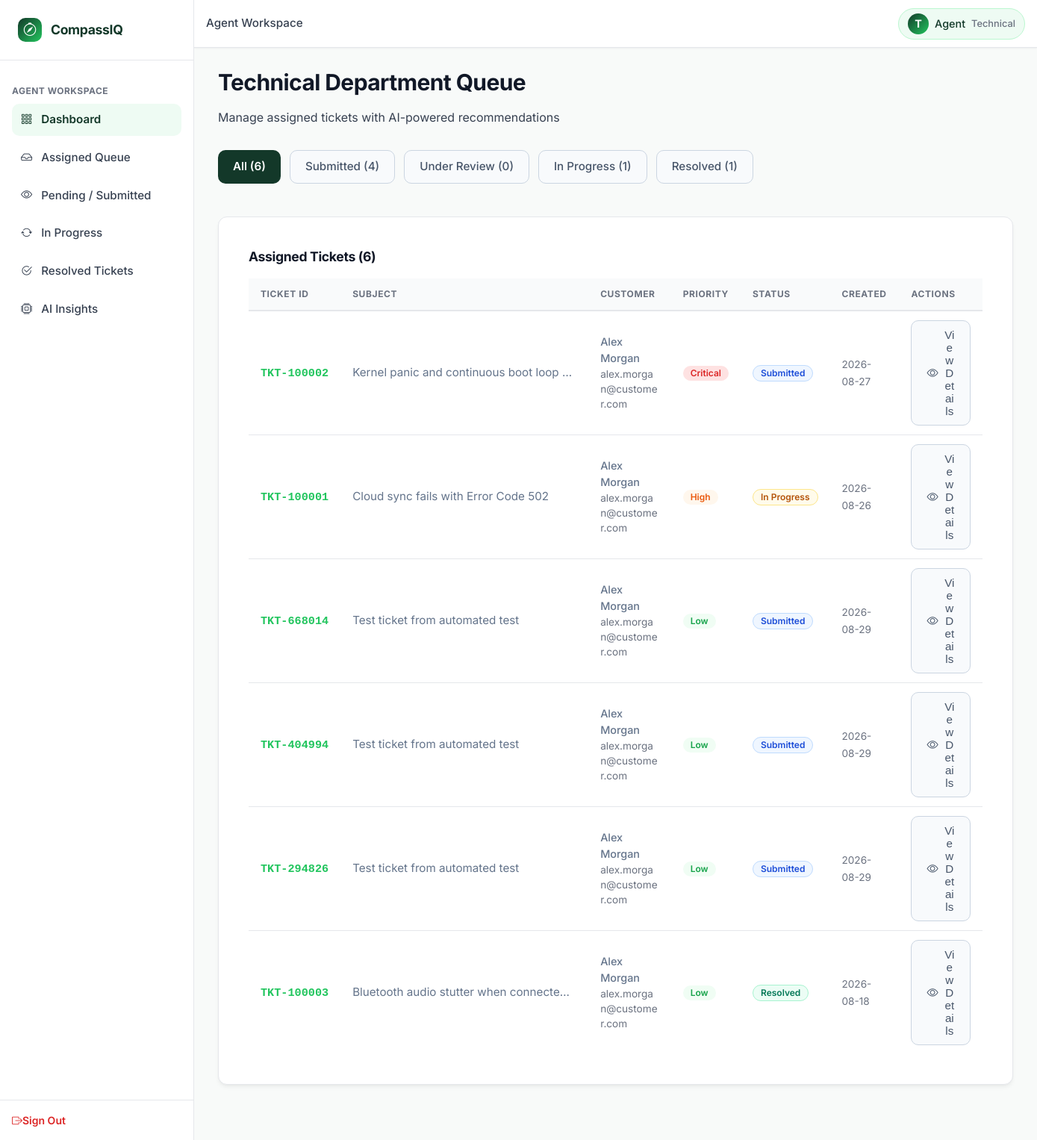
The app's page /agent/dashboard (signed in), older data.
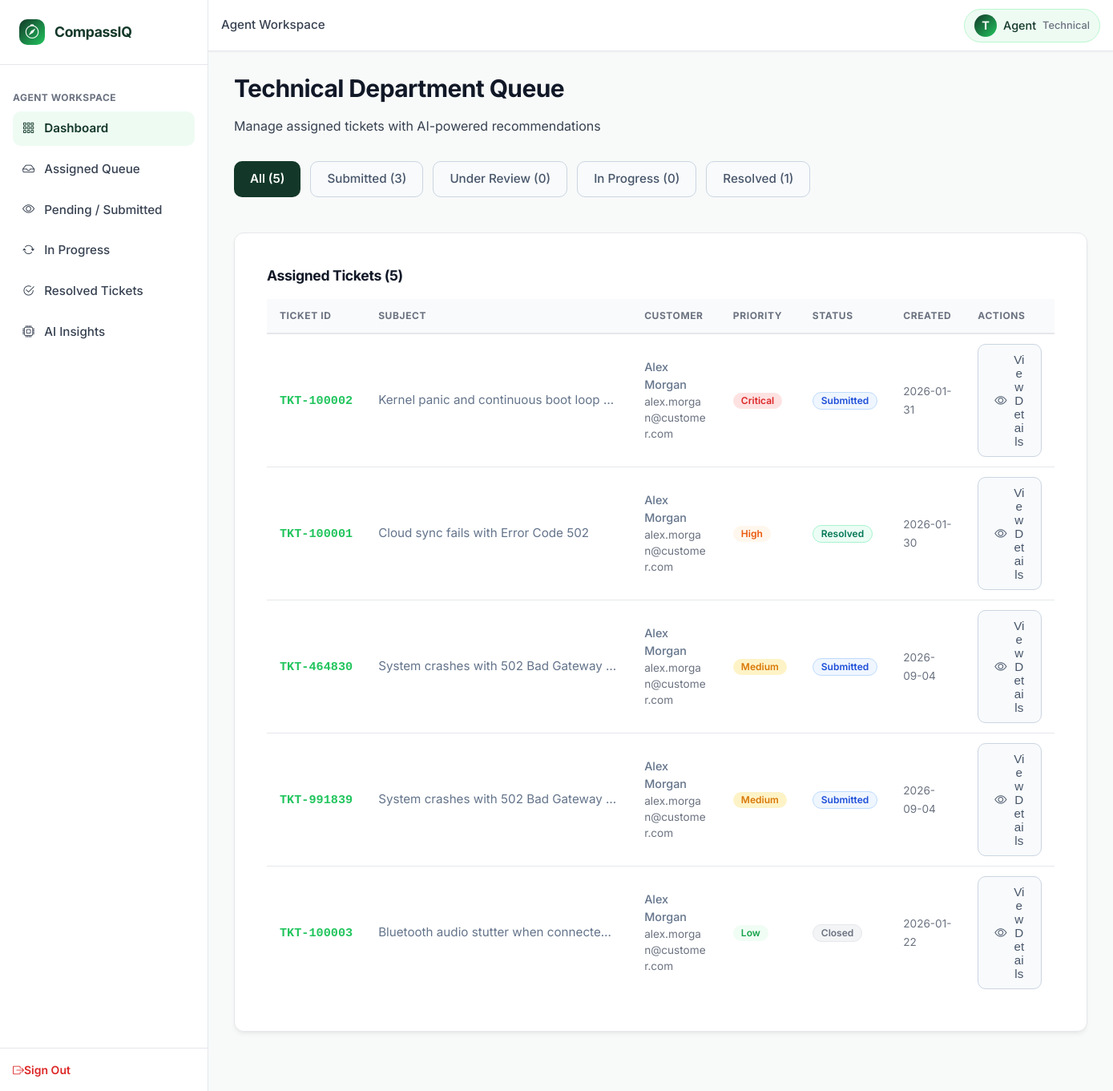
The same page, newer data.
### tables this page shows
CREATE TABLE users (
    user_id INTEGER PRIMARY KEY AUTOINCREMENT,
    full_name TEXT NOT NULL,
    email TEXT UNIQUE NOT NULL,
    password_hash TEXT NOT NULL,
    role TEXT NOT NULL DEFAULT 'customer' CHECK(role IN ('customer', 'agent', 'admin')),
    department TEXT DEFAULT 'None' CHECK(department IN ('Technical', 'Billing', 'Account', 'General Inquiry', 'None')),
    bill_no_product_id TEXT,
    account_status TEXT DEFAULT 'PENDING' CHECK(account_status IN ('PENDING', 'APPROVED', 'REJECTED', 'BANNED')),
    created_at DATETIME DEFAULT CURRENT_TIMESTAMP
);

CREATE TABLE tickets (
    ticket_id TEXT PRIMARY KEY,
    customer_id INTEGER NOT NULL,
    subject TEXT NOT NULL,
    description TEXT NOT NULL,
    predicted_category TEXT NOT NULL CHECK(predicted_category IN ('Technical', 'Billing', 'Account', 'General Inquiry', 'Fraud')),
    predicted_priority TEXT NOT NULL CHECK(predicted_priority IN ('Low', 'Medium', 'High', 'Critical')),
    assigned_department TEXT NOT NULL CHECK(assigned_department IN ('Technical', 'Billing', 'Account', 'General Inquiry', 'Admin_Fraud')),
    status TEXT DEFAULT 'Submitted' CHECK(status IN ('Submitted', 'Under Review', 'In Progress', 'Resolved', 'Closed')),
    assigned_agent_id INTEGER,
    resolution_notes TEXT,
    satisfaction_score INTEGER CHECK(satisfaction_score BETWEEN 1 AND 5),
    customer_feedback TEXT,
    created_at DATETIME DEFAULT CURRENT_TIMESTAMP,
    resolved_at DATETIME,
    CONSTRAINT fk_ticket_customer FOREIGN KEY (customer_id) REFERENCES users (user_id) ON DELETE CASCADE,
    CONSTRAINT fk_ticket_agent FOREIGN KEY (assigned_agent_id) REFERENCES users (user_id) ON DELETE SET NULL
);

### app.py (the view)
@app.route('/agent/dashboard')
@agent_required
def agent_dashboard():
    agent_dept = g.user['department']
    status_filter = request.args.get('status', 'all')
    sql = """
        SELECT t.*, u.full_name as customer_name, u.email as customer_email,
               a.full_name as agent_name
        FROM tickets t
        JOIN users u ON t.customer_id = u.user_id
        LEFT JOIN users a ON t.assigned_agent_id = a.user_id
        WHERE t.assigned_department = ?
    """
    params = [agent_dept]
    if status_filter != 'all':
        sql += " AND t.status = ?"
        params.append(status_filter)
    sql += " ORDER BY CASE t.predicted_priority WHEN 'Critical' THEN 1 WHEN 'High' THEN 2 WHEN 'Medium' THEN 3 WHEN 'Low' THEN 4 ELSE 5 END, t.created_at DESC"
    tickets = query_db(sql, tuple(params))
    counts = query_db(
        """SELECT
            COUNT(*) as total,
            SUM(status = 'Submitted') as count_submitted,
            SUM(status = 'Under Review') as count_under_review,
            SUM(status = 'In Progress') as count_in_progress,
            SUM(status = 'Resolved') as count_resolved
           FROM tickets
           WHERE assigned_department = ?""",
        (agent_dept,),
        one=True
    )
    return render_template(
        'department_dashboard.html',
        tickets=tickets,
        counts=counts or {},
        current_status=status_filter,
        department=agent_dept
    )

### templates/department_dashboard.html (shortened to what this page needs)
{% extends 'base.html' %}
{% block breadcrumb %}Agent Workspace{% endblock %}
{% block content %}
<div class="page-header">
    <h1 class="page-title">{{ department }} Department Queue</h1>
    <p class="page-subtitle">Manage assigned tickets with AI-powered recommendations</p>
</div>
<div class="queue-status-tabs" style="display: flex; gap: var(--spacing-md); margin-bottom: var(--spacing-2xl); overflow-x: auto; padding-bottom: var(--spacing-md);">
    <a href="{{ url_for('agent_dashboard', status='all') }}" class="btn {% if current_status == 'all' %}btn-primary{% else %}btn-secondary{% endif %}">
        All ({{ counts.total or 0 }})
    </a>
    <a href="{{ url_for('agent_dashboard', status='Submitted') }}" class="btn {% if current_status == 'Submitted' %}btn-primary{% else %}btn-secondary{% endif %}">
        Submitted ({{ counts.count_submitted or 0 }})
    </a>
    <a href="{{ url_for('agent_dashboard', status='Under Review') }}" class="btn {% if current_status == 'Under Review' %}btn-primary{% else %}btn-secondary{% endif %}">
        Under Review ({{ counts.count_under_review or 0 }})
    </a>
    <a href="{{ url_for('agent_dashboard', status='In Progress') }}" class="btn {% if current_status == 'In Progress' %}btn-primary{% else %}btn-secondary{% endif %}">
        In Progress ({{ counts.count_in_progress or 0 }})
    </a>
    <a href="{{ url_for('agent_dashboard', status='Resolved') }}" class="btn {% if current_status == 'Resolved' %}btn-primary{% else %}btn-secondary{% endif %}">
        Resolved ({{ counts.count_resolved or 0 }})
    </a>
</div>
<div id="department-ticket-table" class="card">
    <div style="padding: var(--spacing-lg);">
        <h3 style="margin: 0 0 var(--spacing-lg) 0; font-size: 1.1rem;">Assigned Tickets ({{ tickets|length }})</h3>
        {% if tickets|length == 0 %}
            <div style="padding: var(--spacing-3xl) var(--spacing-lg); text-align: center; color: var(--text-muted);">
                <i class="bi bi-inbox" style="font-size: 2rem; display: block; margin-bottom: var(--spacing-lg);"></i>
                <p>No tickets in this queue</p>
            </div>
        {% else %}
            <div class="table-responsive">
                <table class="enterprise-table">
                    <thead>
                        <tr>
                            <th>Ticket ID</th>
                            <th>Subject</th>
                            <th>Customer</th>
                            <th>Priority</th>
                            <th>Status</th>
                            <th>Created</th>
                            <th>Actions</th>
                        </tr>
                    </thead>
                    <tbody>
                        {% for ticket in tickets %}
                            <tr>
                                <td>
                                    <span class="no-wrap" style="font-family: 'Courier New', monospace; font-weight: var(--font-weight-bold); color: var(--accent-green);">{{ ticket.ticket_id }}</span>
                                </td>
                                <td>
                                    <div style="max-width: 300px; overflow: hidden; text-overflow: ellipsis; white-space: nowrap;">
                                        {{ ticket.subject }}
                                    </div>
                                </td>
                                <td>
                                    <div style="font-size: 0.9rem;">
                                        <div style="font-weight: 500;">{{ ticket.customer_name }}</div>
                                        <div style="color: var(--text-muted); font-size: 0.85rem;">{{ ticket.customer_email }}</div>
                                    </div>
                                </td>
                                <td>
                                    <span class="badge badge-priority-{{ ticket.predicted_priority }}">{{ ticket.predicted_priority }}</span>
                                </td>
                                <td>
                                    <span class="badge badge-status-{{ ticket.status|replace(' ', '') }}">{{ ticket.status }}</span>
                                </td>
                                <td>
                                    <span class="text-muted" style="font-size: 0.85rem;">{{ ticket.created_at[:10] if ticket.created_at else '' }}</span>
                                </td>
                                <td>
                                    <button type="button" class="btn btn-secondary btn-sm" onclick="openTicketModal('{{ ticket.ticket_id }}')">
                                        <i class="bi bi-eye"></i> View Details
                                    </button>
                                </td>
                            </tr>
                        {% endfor %}
                    </tbody>
                </table>
            </div>
        {% endif %}
    </div>
</div>
{% endblock %}

### templates/base.html (shortened to what this page needs)
<!DOCTYPE html>
<html lang="en">
<head>
    <link rel="stylesheet" href="https://cdn.jsdelivr.net/npm/bootstrap-icons@1.11.3/font/bootstrap-icons.min.css">
    <link rel="stylesheet" href="{{ url_for('static', filename='css/variables.css') }}">
    <link rel="stylesheet" href="{{ url_for('static', filename='css/components.css') }}">
    <link rel="stylesheet" href="{{ url_for('static', filename='css/style.css') }}">
</head>
<body>
    <div id="app">
        <aside class="sidebar" id="sidebar">
            <a href="{{ url_for('index') }}" class="sidebar-brand">
                <div class="sidebar-brand-icon">
                    <i class="bi bi-compass"></i>
                </div>
                <div class="sidebar-brand-text">CompassIQ</div>
            </a>
            <nav class="sidebar-nav">
                {% if g.user %}
                    {% if g.user.role == 'customer' %}
                        <div class="nav-section-title">Main</div>
                        <div class="nav-item">
                            <a href="{{ url_for('customer_dashboard') }}" class="nav-link {% if request.endpoint == 'customer_dashboard' %}active{% endif %}" data-nav-action="dashboard">
                                <i class="bi bi-grid-3x3-gap"></i>
                                <span>Dashboard</span>
                            </a>
                        </div>
                        <div class="nav-item">
                            <a href="{{ url_for('customer_dashboard') }}#customer-tickets-table" class="nav-link" data-nav-action="my-tickets">
                                <i class="bi bi-inbox"></i>
                                <span>My Tickets</span>
                            </a>
                        </div>
                        <div class="nav-item">
                            <a href="{{ url_for('customer_dashboard') }}#create-ticket-section" class="nav-link" data-nav-action="create-ticket">
                                <i class="bi bi-plus-circle"></i>
                                <span>Create Ticket</span>
                            </a>
                        </div>
                        <div class="nav-section-title mt-4">My Activity</div>
                        <div class="nav-item">
                            <a href="#" class="nav-link" data-nav-action="ticket-history">
                                <i class="bi bi-clock-history"></i>
                                <span>Ticket History</span>
                            </a>
                        </div>
                        <div class="nav-item">
                            <a href="#" class="nav-link" data-nav-action="profile">
                                <i class="bi bi-person-circle"></i>
                                <span>Profile</span>
                            </a>
                        </div>
                    {% elif g.user.role == 'agent' %}
                        <div class="nav-section-title">Agent Workspace</div>
                        <div class="nav-item">
                            <a href="{{ url_for('agent_dashboard') }}" class="nav-link {% if request.endpoint == 'agent_dashboard' %}active{% endif %}" data-nav-action="dashboard">
                                <i class="bi bi-grid-3x3-gap"></i>
                                <span>Dashboard</span>
                            </a>
                        </div>
                        <div class="nav-item">
                            <a href="{{ url_for('agent_dashboard') }}#department-ticket-table" class="nav-link" data-nav-action="assigned-queue">
                                <i class="bi bi-inbox"></i>
                                <span>Assigned Queue</span>
                            </a>
                        </div>
                        <div class="nav-item">
                            <a href="#" class="nav-link" data-nav-action="pending-submitted">
                                <i class="bi bi-eye"></i>
                                <span>Pending / Submitted</span>
                            </a>
                        </div>
                        <div class="nav-item">
                            <a href="#" class="nav-link" data-nav-action="in-progress">
                                <i class="bi bi-arrow-repeat"></i>
                                <span>In Progress</span>
                            </a>
                        </div>
                        <div class="nav-item">
                            <a href="#" class="nav-link" data-nav-action="resolved-tickets">
                                <i class="bi bi-check2-circle"></i>
                                <span>Resolved Tickets</span>
                            </a>
                        </div>
                        <div class="nav-item">
                            <a href="#" class="nav-link" data-nav-action="ai-insights">
                                <i class="bi bi-cpu"></i>
                                <span>AI Insights</span>
                            </a>
                        </div>
                    {% endif %}
                {% endif %}
            </nav>
            <div class="sidebar-footer">
                {% if g.user %}
                    <a href="{{ url_for('logout') }}" class="sign-out-link" data-nav-action="logout">
                        <i class="bi bi-box-arrow-right me-2"></i>Sign Out
                    </a>
                {% endif %}
            </div>
        </aside>
        <main class="main-content">
            <header class="header">
                <div class="header-left">
                    <div class="header-breadcrumb">
                        {% block breadcrumb %}Dashboard{% endblock %}
                    </div>
                </div>
                <div class="header-actions">
                    {% if g.user %}
                        <a href="#" class="user-profile-pill">
                            <div class="user-avatar">{{ g.user.full_name[0].upper() }}</div>
                            <span>{{ g.user.role|title }}</span>
                            {% if g.user.department and g.user.department != 'None' %}
                                <span style="font-size: 0.8rem; color: var(--text-muted);">{{ g.user.department }}</span>
                            {% endif %}
                        </a>
                    {% endif %}
                </div>
            </header>
            <div class="page-wrapper">
                {% block content %}{% endblock %}
            </div>
        </main>
    </div>
</body>
</html>

Row changes from the older to the newer data that the page shows:
removed tickets: ticket_id "TKT-668014", subject "Test ticket from automated test", customer_name "Alex Morgan", customer_email "alex.morgan@customer.com", predicted_priority "Low", status "Submitted", created_at "2026-08-29"
removed tickets: ticket_id "TKT-404994", subject "Test ticket from automated test", customer_name "Alex Morgan", customer_email "alex.morgan@customer.com", predicted_priority "Low", status "Submitted", created_at "2026-08-29"
removed tickets: ticket_id "TKT-294826", subject "Test ticket from automated test", customer_name "Alex Morgan", customer_email "alex.morgan@customer.com", predicted_priority "Low", status "Submitted", created_at "2026-08-29"
changed tickets "TKT-100002": created_at "2026-08-27" → "2026-01-31"
changed tickets "TKT-100001": status "In Progress" → "Resolved"; created_at "2026-08-26" → "2026-01-30"
added tickets: ticket_id "TKT-464830", subject "System crashes with 502 Bad Gateway…", customer_name "Alex Morgan", customer_email "alex.morgan@customer.com", predicted_priority "Medium", status "Submitted", created_at "2026-09-04"
added tickets: ticket_id "TKT-991839", subject "System crashes with 502 Bad Gateway…", customer_name "Alex Morgan", customer_email "alex.morgan@customer.com", predicted_priority "Medium", status "Submitted", created_at "2026-09-04"
changed tickets "TKT-100003": status "Resolved" → "Closed"; created_at "2026-08-18" → "2026-01-22"
Text that changed along with them:
{{ counts.total or 0 }}: "6" → "5"
{{ counts.count_submitted or 0 }}: "4" → "3"
{{ counts.count_in_progress or 0 }}: "1" → "0"
{{ tickets|length }}: "6" → "5"
